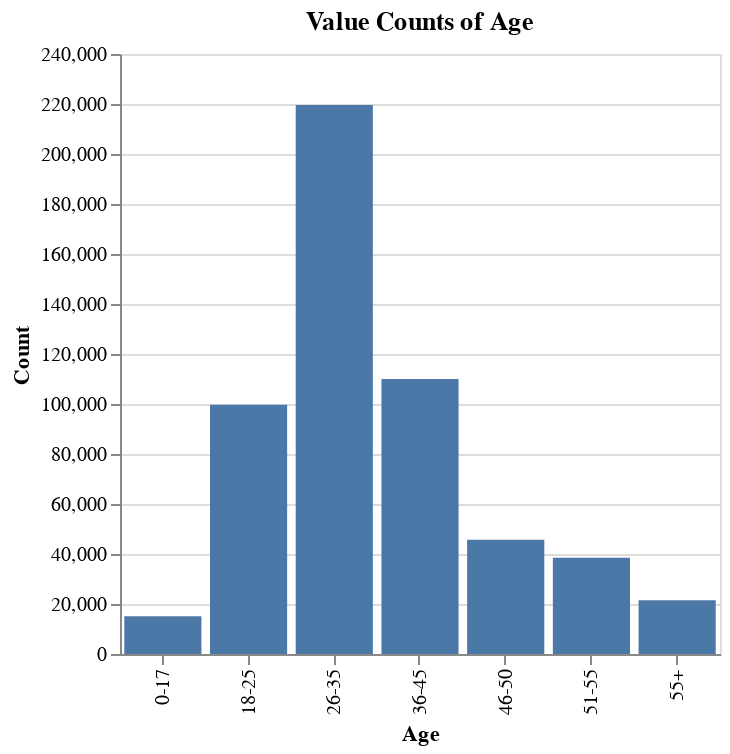

Write notebook code for a chart like this one.
### Code cell
df = pd.DataFrame(data['Age'].value_counts())
df = df.reindex(['0-17', '18-25', '26-35', '36-45', '46-50', '51-55', '55+'])
df.reset_index(inplace=True)
df.columns=['Age', 'Count']
alt.Chart(df, title="Value Counts of Age").mark_bar().encode(
    x="Age:O", 
    y=alt.Y("Count:Q",scale=alt.Scale(domain=(0, 240000))),
    tooltip=["Age", "Count"]
).properties(width=300)

### Figure 1 — Vega-Lite specification as saved in the notebook (floating-point values rounded to 4 significant figures)
{"config": {"view": {"continuousWidth": 400, "continuousHeight": 300}}, "data": {"name": "data-f18936316865c88373bbfd82a5e40ce8"}, "mark": "bar", "encoding": {"tooltip": [{"type": "nominal", "field": "Age"}, {"type": "quantitative", "field": "Count"}], "x": {"type": "ordinal", "field": "Age"}, "y": {"type": "quantitative", "field": "Count", "scale": {"domain": [0, 240000]}}}, "title": "Value Counts of Age", "width": 300, "$schema": "https://vega.github.io/schema/vega-lite/v4.8.1.json", "datasets": {"data-f18936316865c88373bbfd82a5e40ce8": [{"Age": "0-17", "Count": 15102}, {"Age": "18-25", "Count": 99660}, {"Age": "26-35", "Count": 219587}, {"Age": "36-45", "Count": 110013}, {"Age": "46-50", "Count": 45701}, {"Age": "51-55", "Count": 38501}, {"Age": "55+", "Count": 21504}]}}
